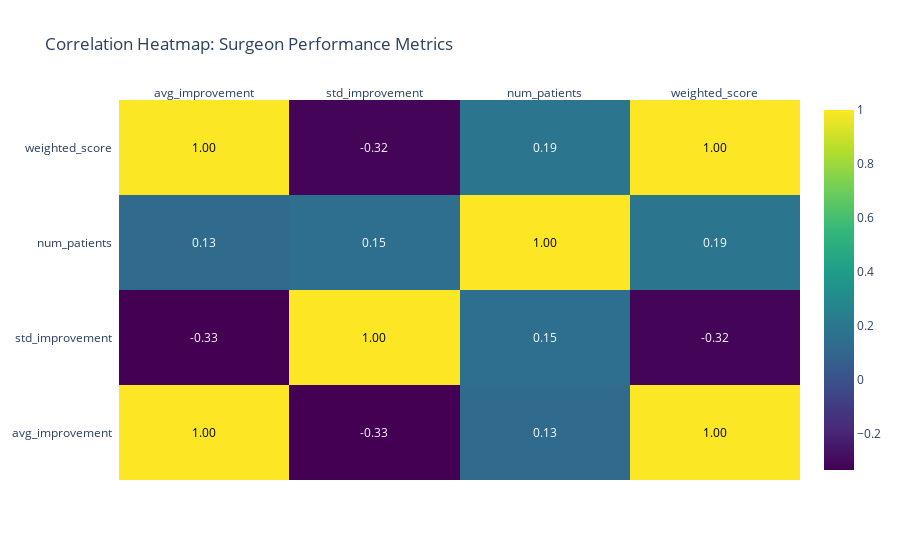

The code cell stored with this chart in its notebook:
### Markdown cell above
### Correlation Heatmap: Surgeon Performance Metrics

This heatmap shows how the key performance metrics relate to one another:

- **Average Improvement**: The mean improvement across all patients for each surgeon  
- **Standard Deviation**: Variability in outcomes, higher means less consistency  
- **Number of Patients**: Total patients treated  
- **Weighted Score**: A combined metric of effectiveness × experience (`avg_improvement × log(1 + num_patients)`)

How to read It:
- **Values range from -1 to +1**:
  - `+1` means perfect positive correlation
  - `-1` means perfect negative correlation
  - `0` means no linear relationship
- **Darker shades** indicate stronger relationships.

### Code cell
import plotly.figure_factory as ff

# Correlation matrix
corr_matrix = surgeon_scores[['avg_improvement', 'std_improvement', 'num_patients', 'weighted_score']].corr()

# Create heatmap
fig = ff.create_annotated_heatmap(
    z=corr_matrix.values,
    x=list(corr_matrix.columns),
    y=list(corr_matrix.index),
    annotation_text=[[f'{val:.2f}' for val in row] for row in corr_matrix.values],
    colorscale='Viridis',
    showscale=True
)

fig.update_layout(title='Correlation Heatmap: Surgeon Performance Metrics')
fig.show()

### Figure 1 — Plotly figure (JSON) as saved in the notebook; plotly's stock layout.template omitted (floating-point values rounded to 4 significant figures)
{"data": [{"colorscale": [[0, "#440154"], [0.1111, "#482878"], [0.2222, "#3e4989"], [0.3333, "#31688e"], [0.4444, "#26828e"], [0.5556, "#1f9e89"], [0.6667, "#35b779"], [0.7778, "#6ece58"], [0.8889, "#b5de2b"], [1, "#fde725"]], "reversescale": false, "showscale": true, "type": "heatmap", "x": ["avg_improvement", "std_improvement", "num_patients", "weighted_score"], "y": ["avg_improvement", "std_improvement", "num_patients", "weighted_score"], "z": [[1.0, -0.3328, 0.129, 0.9981], [-0.3328, 1.0, 0.1477, -0.3207], [0.129, 0.1477, 1.0, 0.1896], [0.9981, -0.3207, 0.1896, 1.0]]}], "layout": {"annotations": [{"font": {"color": "#000000"}, "showarrow": false, "text": "1.00", "x": "avg_improvement", "xref": "x", "y": "avg_improvement", "yref": "y"}, {"font": {"color": "#FFFFFF"}, "showarrow": false, "text": "-0.33", "x": "std_improvement", "xref": "x", "y": "avg_improvement", "yref": "y"}, {"font": {"color": "#FFFFFF"}, "showarrow": false, "text": "0.13", "x": "num_patients", "xref": "x", "y": "avg_improvement", "yref": "y"}, {"font": {"color": "#000000"}, "showarrow": false, "text": "1.00", "x": "weighted_score", "xref": "x", "y": "avg_improvement", "yref": "y"}, {"font": {"color": "#FFFFFF"}, "showarrow": false, "text": "-0.33", "x": "avg_improvement", "xref": "x", "y": "std_improvement", "yref": "y"}, {"font": {"color": "#000000"}, "showarrow": false, "text": "1.00", "x": "std_improvement", "xref": "x", "y": "std_improvement", "yref": "y"}, {"font": {"color": "#FFFFFF"}, "showarrow": false, "text": "0.15", "x": "num_patients", "xref": "x", "y": "std_improvement", "yref": "y"}, {"font": {"color": "#FFFFFF"}, "showarrow": false, "text": "-0.32", "x": "weighted_score", "xref": "x", "y": "std_improvement", "yref": "y"}, {"font": {"color": "#FFFFFF"}, "showarrow": false, "text": "0.13", "x": "avg_improvement", "xref": "x", "y": "num_patients", "yref": "y"}, {"font": {"color": "#FFFFFF"}, "showarrow": false, "text": "0.15", "x": "std_improvement", "xref": "x", "y": "num_patients", "yref": "y"}, {"font": {"color": "#000000"}, "showarrow": false, "text": "1.00", "x": "num_patients", "xref": "x", "y": "num_patients", "yref": "y"}, {"font": {"color": "#FFFFFF"}, "showarrow": false, "text": "0.19", "x": "weighted_score", "xref": "x", "y": "num_patients", "yref": "y"}, {"font": {"color": "#000000"}, "showarrow": false, "text": "1.00", "x": "avg_improvement", "xref": "x", "y": "weighted_score", "yref": "y"}, {"font": {"color": "#FFFFFF"}, "showarrow": false, "text": "-0.32", "x": "std_improvement", "xref": "x", "y": "weighted_score", "yref": "y"}, {"font": {"color": "#FFFFFF"}, "showarrow": false, "text": "0.19", "x": "num_patients", "xref": "x", "y": "weighted_score", "yref": "y"}, {"font": {"color": "#000000"}, "showarrow": false, "text": "1.00", "x": "weighted_score", "xref": "x", "y": "weighted_score", "yref": "y"}], "title": {"text": "Correlation Heatmap: Surgeon Performance Metrics"}, "xaxis": {"dtick": 1, "gridcolor": "rgb(0, 0, 0)", "side": "top", "ticks": ""}, "yaxis": {"dtick": 1, "ticks": "", "ticksuffix": "  "}}}
